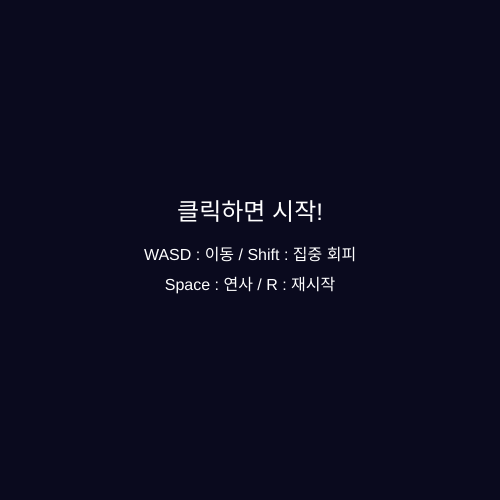
Frame 1 (no input)
Frame 60 (no input): identical to frame 1, image omitted
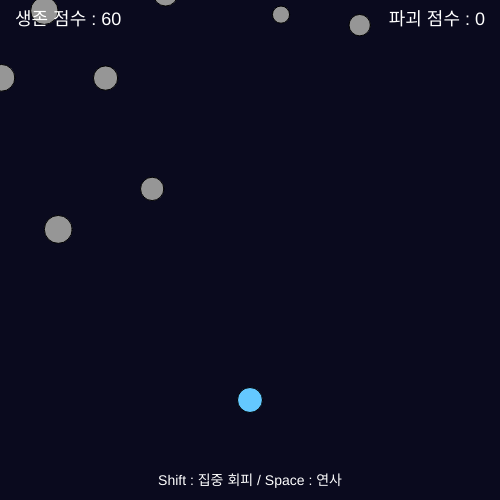
Frame 120 (the mouse pressed at the canvas centre since frame 60)

The p5.js sketch that drew these frames (run headless with seeded random() and noise() and a simulated clock; from frame 60 on, the mouse is pressed at the canvas centre):

// p5.js sketch
// ── sketch.js
let n = 20;

let mx    = [], my     = [];
let speed = [], size   = [];
let type  = [], startX = [];

let px, py;
let score = 0;
let gameOver = false;
let gameStarted = false;
let playerSize = 25;

let bx = [], by = [];
let bulletSize = 8;
let bulletSpeed = 8;
let shootTimer = 0;
let shootInterval = 10; 
let destroyScore = 0;

function setup() {
  createCanvas(500, 500);

  px = width / 2;
  py = height * 0.8;

  for (let i = 0; i < n; i++) {

    mx[i] = random(width);
    my[i] = random(-500, 0);

    speed[i] = random(2, 4);
    size[i] = random(15, 30);

    type[i] = int(random(0, 3));

    startX[i] = mx[i];
  }
}

function draw() {
  background(10, 10, 30);

  if (!gameStarted) {
    fill(255);
    textAlign(CENTER);
    textSize(24);
    text("클릭하면 시작!", width / 2, height / 2 - 30);
    textSize(16);
    text("WASD : 이동 / Shift : 집중 회피", width / 2, height / 2 + 10);
    text("Space : 연사 / R : 재시작", width / 2, height / 2 + 40);
    return;
  }

  if (!gameOver) {

    PlayerMove();                

    let playerColor = color(100, 200, 255);
    if (keyIsPressed && keyIsDown(SHIFT)) {
      playerColor = color(255, 200, 50);
    }
    fill(playerColor);
    ellipse(px, py, playerSize, playerSize);

    for (let i = 0; i < n; i++) {
      MeteorMove(i);
    }

    Shoot();
    BulletMove();
    BulletHit();

    for (let i = 0; i < n; i++) {
      fill(150);
      ellipse(mx[i], my[i], size[i], size[i]);
      if (CheckHit(i)) {
        gameOver = true;
      }
    }

    fill(color(255, 230, 80));
    for (let i = 0; i < bx.length; i++) {
      ellipse(bx[i], by[i], bulletSize, bulletSize);
    }
    score++;

    fill(255);
    textSize(18);
    textAlign(LEFT);
    text("생존 점수 : " + score, 15, 25);
    textAlign(RIGHT);
    text("파괴 점수 : " + destroyScore, width - 15, 25);

    textAlign(CENTER);
    textSize(14);
    if (keyIsPressed && keyIsDown(SHIFT)) {
      fill(color(255, 200, 50));
      text("집중 회피 중", width / 2, height - 15);
    } else {
      text("Shift : 집중 회피 / Space : 연사", width / 2, height - 15);
    }
  }

  else {
    fill(255, 0, 0);
    textAlign(CENTER);
    textSize(35);
    text("GAME OVER", width/2, (height/2)-20);

    textSize(18);
    text("R : Restart", width/2, (height/2)+20);
  }
}

function PlayerMove() {

  let s = PlayerSpeed();

  let A = 65;
  let D = 68;
  let W = 87;
  let S = 83;

  if (keyIsDown(A)) px -= s;
  if (keyIsDown(D)) px += s;
  if (keyIsDown(W)) py -= s;
  if (keyIsDown(S)) py += s;

  if (px < playerSize / 2)
    px = playerSize / 2;
  if (px > width - playerSize / 2)
    px = width - playerSize / 2;
  if (py < playerSize / 2)
    py = playerSize / 2;
  if (py > height - playerSize / 2)
    py = height - playerSize / 2;
}

function MeteorMove(i) {

  if (type[i] == 0) {
    speed[i] += 0.1;
    my[i] += speed[i];
  }

  else if (type[i] == 1) {
    my[i] += speed[i];

    mx[i] = startX[i] + sin(frameCount * 0.05 + i) * 40;
  }

  else {
    my[i] += speed[i];

    mx[i] += random(-1.5, 1.5);
  }

  if (my[i] > height + 30) {
    mx[i] = random(width);
    my[i] = random(-150, 0);
    startX[i] = mx[i];

    speed[i] = random(2, 4);
  }
}

function PlayerSpeed() {
  if (keyIsPressed && keyIsDown(SHIFT))
    return 2;
  return 4;
}

function CheckHit(i) {

  let d = dist(px, py, mx[i], my[i]);

  if (d < playerSize / 2 + size[i] / 2)
    return true;

  return false;
}

function keyPressed() {

  if (key == ' ') return false;

  if (key == 'r' || key == 'R') {

    gameOver = false;
    score = 0;
    destroyScore = 0;
    bx = [];
    by = [];
    shootTimer = 0;

    px = width / 2;
    py = height * 0.8;

    for (let i = 0; i < n; i++) {
      mx[i] = random(width);
      startX[i] = mx[i];

      my[i] = random(-500, 0);
      speed[i] = random(2, 4);
    }
  }
}

function mousePressed() {
  if (mouseButton == LEFT && mouseX >= 0 && mouseX < width &&
      mouseY >= 0 && mouseY < height) {
    gameStarted = true;
  }
}

function Shoot() {
  if (!gameStarted || gameOver) return;

  if (shootTimer > 0) {
    shootTimer--;
  }

  if (keyIsPressed && keyIsDown(32) && shootTimer == 0) {
    bx.push(px);
    by.push(py - playerSize / 2);
    shootTimer = shootInterval;
  }
}

function BulletMove() {
  for (let i = bx.length - 1; i >= 0; i--) {
    by[i] -= bulletSpeed;

    if (by[i] < -bulletSize / 2) {
      bx.splice(i, 1);
      by.splice(i, 1);
    }
  }
}

function BulletHit() {
  for (let b = bx.length - 1; b >= 0; b--) {
    for (let i = 0; i < n; i++) {
      let d = dist(bx[b], by[b], mx[i], my[i]);

      if (d < bulletSize / 2 + size[i] / 2) {
        bx.splice(b, 1);
        by.splice(b, 1);
        destroyScore += 100;

        mx[i] = random(width);
        startX[i] = mx[i];
        my[i] = random(-500, -50);
        speed[i] = random(2, 4);
        break; 
      }
    }
  }
}
